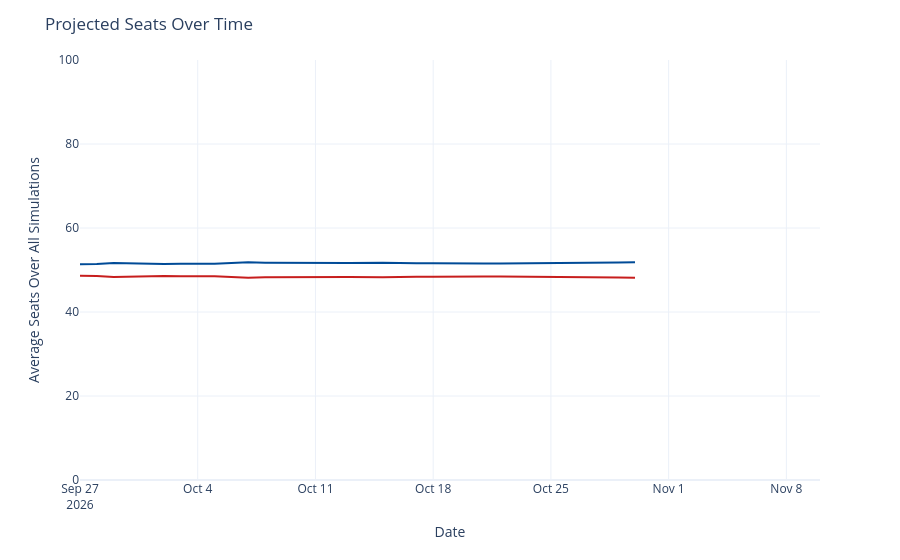

The notebook cell saved with this chart:
### Code cell
seats_over_time = output_ts[(output_ts['geo'] == 'US Senate') &
                             (output_ts['type'] == 'seats')]
seats_over_time['rep_seats'] = seats_over_time['y'].map(lambda x: 100 - x)
seats_over_time = seats_over_time.rename({'y': 'Democrats', 'rep_seats': 'Republicans'}, axis=1)
seats_time_ser = px.line(seats_over_time, x='date', y=['Democrats', 'Republicans'], template='plotly_white',
                        color_discrete_map={'Democrats': '#004b97', 'Republicans': '#c71e1d'},)
seats_time_ser.update_traces(hovertemplate="%{y:.1f}")
seats_time_ser.update_layout(
    xaxis=dict(range=[pd.to_datetime('2026-09-27'), pd.to_datetime('2026-11-10')]),
    yaxis=dict(range=[0, 100]),
    xaxis_title='Date',
    yaxis_title='Average Seats Over All Simulations',
    title=dict(text="Projected Seats Over Time"),
    hovermode="x",
    showlegend=False
)
seats_time_ser

### Figure 1 — Plotly figure (JSON) as saved in the notebook; plotly's stock layout.template omitted (floating-point values rounded to 4 significant figures)
{"data": [{"hovertemplate": "%{y:.1f}", "legendgroup": "Democrats", "line": {"color": "#004b97", "dash": "solid"}, "marker": {"symbol": "circle"}, "mode": "lines", "name": "Democrats", "orientation": "v", "showlegend": true, "type": "scatter", "x": ["2026-09-27", "2026-09-28", "2026-09-29", "2026-09-30", "2026-10-01", "2026-10-02", "2026-10-03", "2026-10-04", "2026-10-05", "2026-10-06", "2026-10-07", "2026-10-08", "2026-10-09", "2026-10-10", "2026-10-11", "2026-10-12", "2026-10-13", "2026-10-15", "2026-10-16", "2026-10-17", "2026-10-18", "2026-10-19", "2026-10-20", "2026-10-21", "2026-10-22", "2026-10-23", "2026-10-24", "2026-10-25", "2026-10-26", "2026-10-27", "2026-10-29", "2026-10-30"], "xaxis": "x", "y": [51.35, 51.4, 51.64, 51.51, 51.41, 51.42, 51.47, 51.47, 51.48, 51.68, 51.82, 51.75, 51.71, 51.62, 51.6, 51.62, 51.64, 51.74, 51.6, 51.58, 51.61, 51.53, 51.53, 51.56, 51.57, 51.59, 51.63, 51.62, 51.69, 51.7, 51.78, 51.87], "yaxis": "y"}, {"hovertemplate": "%{y:.1f}", "legendgroup": "Republicans", "line": {"color": "#c71e1d", "dash": "solid"}, "marker": {"symbol": "circle"}, "mode": "lines", "name": "Republicans", "orientation": "v", "showlegend": true, "type": "scatter", "x": ["2026-09-27", "2026-09-28", "2026-09-29", "2026-09-30", "2026-10-01", "2026-10-02", "2026-10-03", "2026-10-04", "2026-10-05", "2026-10-06", "2026-10-07", "2026-10-08", "2026-10-09", "2026-10-10", "2026-10-11", "2026-10-12", "2026-10-13", "2026-10-15", "2026-10-16", "2026-10-17", "2026-10-18", "2026-10-19", "2026-10-20", "2026-10-21", "2026-10-22", "2026-10-23", "2026-10-24", "2026-10-25", "2026-10-26", "2026-10-27", "2026-10-29", "2026-10-30"], "xaxis": "x", "y": [48.65, 48.6, 48.36, 48.49, 48.59, 48.58, 48.53, 48.53, 48.52, 48.32, 48.18, 48.25, 48.29, 48.38, 48.4, 48.38, 48.36, 48.26, 48.4, 48.42, 48.39, 48.47, 48.47, 48.44, 48.43, 48.41, 48.37, 48.38, 48.31, 48.3, 48.22, 48.13], "yaxis": "y"}], "layout": {"hovermode": "x", "legend": {"title": {"text": "variable"}, "tracegroupgap": 0}, "margin": {"t": 60}, "showlegend": false, "title": {"text": "Projected Seats Over Time"}, "xaxis": {"anchor": "y", "domain": [0, 1], "range": ["2026-09-27T00:00:00", "2026-11-10T00:00:00"], "title": {"text": "Date"}}, "yaxis": {"anchor": "x", "domain": [0, 1], "range": [0, 100], "title": {"text": "Average Seats Over All Simulations"}}}}
